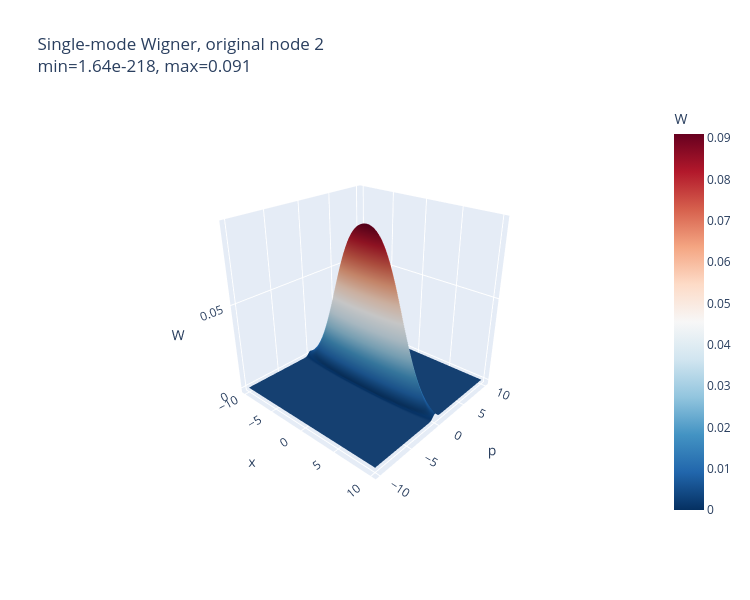
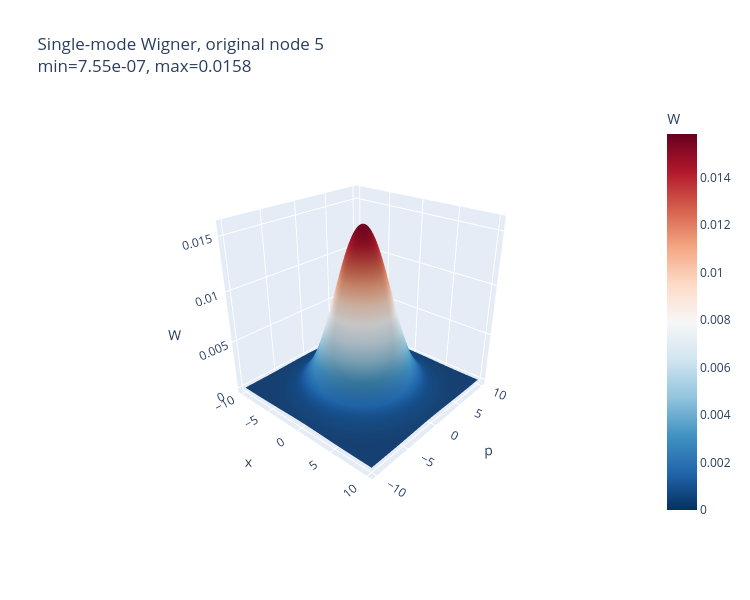
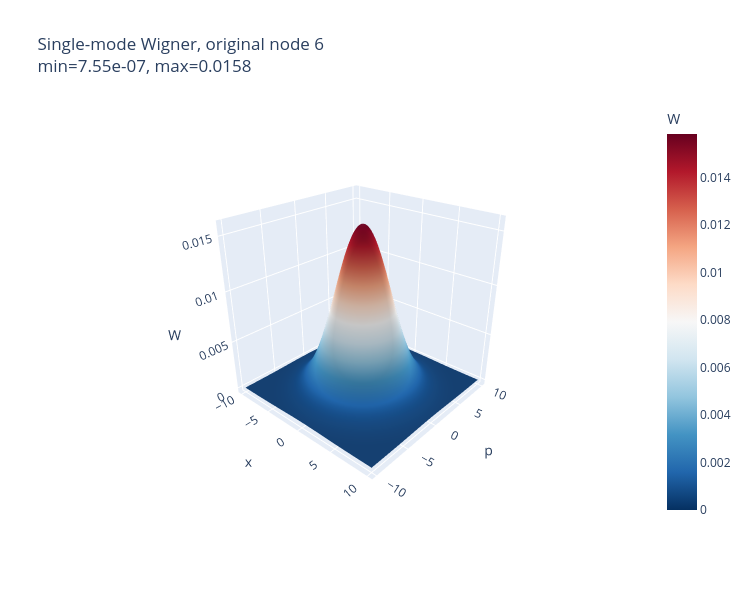

Notebook source saved alongside these figures, in order:
### Code cell
# ============================================================
# Interactive single-mode Wigner plot
# Case a: photon subtraction 먼저 한 경우
#
# Inputs:
#   V_R_ff, A_R_ff, R0
#
# ordering:
#   q_R = (x_R, p_R)
# ============================================================

import plotly.graph_objects as go
import numpy as np

def single_mode_wigner_grid_from_VA(V_eff, A_eff, node, m_eff, xlim=10, n=150):
    """
    node  : local node label, 1-based in reduced R-space
    m_eff : number of remaining modes
    V_eff : Gaussian envelope matrix
    A_eff : non-Gaussian correction matrix

    ordering = (x1,...,xm,p1,...,pm)
    """

    k = node - 1
    idx = [k, k + m_eff]  # [x_k, p_k]

    V1 = V_eff[np.ix_(idx, idx)]
    A1 = A_eff[np.ix_(idx, idx)]

    Vinv = np.linalg.inv(V1)
    detV = np.linalg.det(V1)

    xs = np.linspace(-xlim, xlim, n)
    ps = np.linspace(-xlim, xlim, n)
    X, P = np.meshgrid(xs, ps)

    Z = np.stack([X, P], axis=-1)

    quad = np.einsum("...i,ij,...j->...", Z, Vinv, Z)

    tr_term = np.trace(Vinv @ A1)

    poly_quad = np.einsum(
        "...i,ij,...j->...",
        Z,
        Vinv @ A1 @ Vinv,
        Z
    )

    pref = 1 / (2 * np.pi * np.sqrt(detV))

    W = pref * np.exp(-0.5 * quad) * (
        1 - 0.5 * tr_term + 0.5 * poly_quad
    )

    return X, P, W, V1, A1


def plot_single_mode_wigner_interactive(
    V_eff,
    A_eff,
    node,
    m_eff,
    original_label=None,
    xlim=10,
    n=160,
):
    """
    Interactive 3D Wigner plot using Plotly.
    """

    X, P, W, V1, A1 = single_mode_wigner_grid_from_VA(
        V_eff,
        A_eff,
        node=node,
        m_eff=m_eff,
        xlim=xlim,
        n=n
    )

    label = node if original_label is None else original_label

    W_min = np.nanmin(W)
    W_max = np.nanmax(W)

    print(f"local node {node} -> original node {label}")
    print("V1 =")
    print(V1)
    print("A1 =")
    print(A1)
    print("Tr(V1^{-1} A1) =", np.trace(np.linalg.inv(V1) @ A1))
    print("W(0) negativity condition Tr > 2 ?",
          np.trace(np.linalg.inv(V1) @ A1) > 2)
    print("min W =", W_min)
    print("max W =", W_max)
    print("has negativity?", W_min < 0)

    fig = go.Figure(
        data=[
            go.Surface(
                x=X,
                y=P,
                z=W,
                colorscale="RdBu",
                reversescale=True,
                colorbar=dict(title="W"),
            )
        ]
    )

    fig.update_layout(
        title=(
            f"Single-mode Wigner, original node {label}<br>"
            f"min={W_min:.3g}, max={W_max:.3g}"
        ),
        scene=dict(
            xaxis_title="x",
            yaxis_title="p",
            zaxis_title="W",
            camera=dict(
                eye=dict(x=1.6, y=-1.8, z=1.2)
            ),
        ),
        width=750,
        height=600,
    )

    fig.show()

    return X, P, W, V1, A1

R_labels = list(R0 + 1)
r = len(R_labels)

for local_node in range(1, r + 1):
    original_node = R_labels[local_node - 1]

    X, P, W, V1, A1 = plot_single_mode_wigner_interactive(
        V_R_ff,
        A_R_ff,
        node=local_node,
        m_eff=r,
        original_label=original_node,
        xlim=10,
        n=160
    )

### Figure 1 — Plotly figure (JSON) as saved in the notebook; plotly's stock layout.template omitted (floating-point values rounded to 4 significant figures; data arrays with more than 128 entries replaced by an {"elided": "..."} marker saying what was removed)
{"data": [{"colorbar": {"title": {"text": "W"}}, "colorscale": [[0, "rgb(103,0,31)"], [0.1, "rgb(178,24,43)"], [0.2, "rgb(214,96,77)"], [0.3, "rgb(244,165,130)"], [0.4, "rgb(253,219,199)"], [0.5, "rgb(247,247,247)"], [0.6, "rgb(209,229,240)"], [0.7, "rgb(146,197,222)"], [0.8, "rgb(67,147,195)"], [0.9, "rgb(33,102,172)"], [1, "rgb(5,48,97)"]], "reversescale": true, "type": "surface", "x": {"elided": "160x160 float values"}, "y": {"elided": "160x160 float values"}, "z": {"elided": "160x160 float values"}}], "layout": {"height": 600, "scene": {"camera": {"eye": {"x": 1.6, "y": -1.8, "z": 1.2}}, "xaxis": {"title": {"text": "x"}}, "yaxis": {"title": {"text": "p"}}, "zaxis": {"title": {"text": "W"}}}, "title": {"text": "Single-mode Wigner, original node 2<br>min=1.64e-218, max=0.091"}, "width": 750}}

### Figure 2 — Plotly figure (JSON) as saved in the notebook; plotly's stock layout.template omitted (floating-point values rounded to 4 significant figures; data arrays with more than 128 entries replaced by an {"elided": "..."} marker saying what was removed)
{"data": [{"colorbar": {"title": {"text": "W"}}, "colorscale": [[0, "rgb(103,0,31)"], [0.1, "rgb(178,24,43)"], [0.2, "rgb(214,96,77)"], [0.3, "rgb(244,165,130)"], [0.4, "rgb(253,219,199)"], [0.5, "rgb(247,247,247)"], [0.6, "rgb(209,229,240)"], [0.7, "rgb(146,197,222)"], [0.8, "rgb(67,147,195)"], [0.9, "rgb(33,102,172)"], [1, "rgb(5,48,97)"]], "reversescale": true, "type": "surface", "x": {"elided": "160x160 float values"}, "y": {"elided": "160x160 float values"}, "z": {"elided": "160x160 float values"}}], "layout": {"height": 600, "scene": {"camera": {"eye": {"x": 1.6, "y": -1.8, "z": 1.2}}, "xaxis": {"title": {"text": "x"}}, "yaxis": {"title": {"text": "p"}}, "zaxis": {"title": {"text": "W"}}}, "title": {"text": "Single-mode Wigner, original node 5<br>min=7.55e-07, max=0.0158"}, "width": 750}}

### Figure 3 — Plotly figure (JSON) as saved in the notebook; plotly's stock layout.template omitted (floating-point values rounded to 4 significant figures; data arrays with more than 128 entries replaced by an {"elided": "..."} marker saying what was removed)
{"data": [{"colorbar": {"title": {"text": "W"}}, "colorscale": [[0, "rgb(103,0,31)"], [0.1, "rgb(178,24,43)"], [0.2, "rgb(214,96,77)"], [0.3, "rgb(244,165,130)"], [0.4, "rgb(253,219,199)"], [0.5, "rgb(247,247,247)"], [0.6, "rgb(209,229,240)"], [0.7, "rgb(146,197,222)"], [0.8, "rgb(67,147,195)"], [0.9, "rgb(33,102,172)"], [1, "rgb(5,48,97)"]], "reversescale": true, "type": "surface", "x": {"elided": "160x160 float values"}, "y": {"elided": "160x160 float values"}, "z": {"elided": "160x160 float values"}}], "layout": {"height": 600, "scene": {"camera": {"eye": {"x": 1.6, "y": -1.8, "z": 1.2}}, "xaxis": {"title": {"text": "x"}}, "yaxis": {"title": {"text": "p"}}, "zaxis": {"title": {"text": "W"}}}, "title": {"text": "Single-mode Wigner, original node 6<br>min=7.55e-07, max=0.0158"}, "width": 750}}
